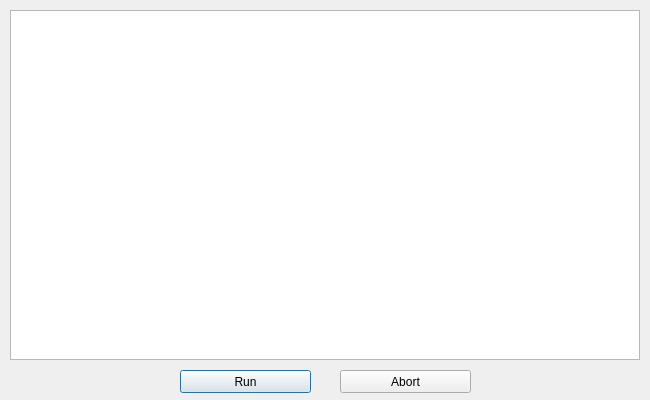
<?xml version="1.0" encoding="UTF-8"?>
<ui version="4.0">
 <class>Dialog</class>
 <widget class="QDialog" name="Dialog">
  <property name="geometry">
   <rect>
    <x>0</x>
    <y>0</y>
    <width>650</width>
    <height>400</height>
   </rect>
  </property>
  <property name="minimumSize">
   <size>
    <width>650</width>
    <height>400</height>
   </size>
  </property>
  <property name="maximumSize">
   <size>
    <width>650</width>
    <height>400</height>
   </size>
  </property>
  <property name="windowTitle">
   <string>Optimization log</string>
  </property>
  <widget class="QTextEdit" name="textEdit">
   <property name="geometry">
    <rect>
     <x>10</x>
     <y>10</y>
     <width>630</width>
     <height>350</height>
    </rect>
   </property>
  </widget>
  <widget class="QPushButton" name="runopt_pushButton">
   <property name="geometry">
    <rect>
     <x>180</x>
     <y>370</y>
     <width>131</width>
     <height>23</height>
    </rect>
   </property>
   <property name="text">
    <string>Run</string>
   </property>
  </widget>
  <widget class="QPushButton" name="abortopt_pushbutton">
   <property name="geometry">
    <rect>
     <x>340</x>
     <y>370</y>
     <width>131</width>
     <height>23</height>
    </rect>
   </property>
   <property name="text">
    <string>Abort</string>
   </property>
  </widget>
 </widget>
 <resources/>
 <connections/>
</ui>
